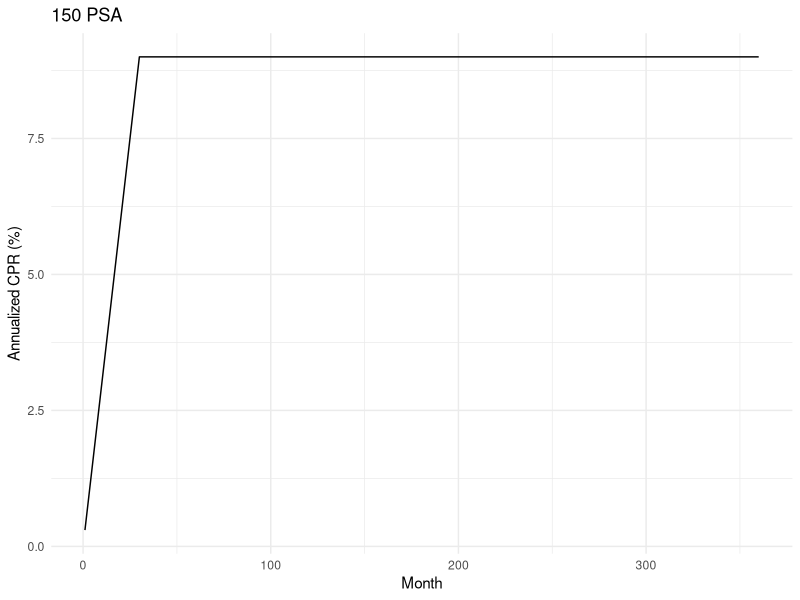

Source code (R): (Note: this script raises an error after producing the figure.)
# ============================================================================
# Prepayment and Default Modeling: Foundations
# Code extracted from chapters/07-prepayment-foundations.qmd
# Generated by assets/extract_code.R -- edit the chapter, then regenerate.
# ============================================================================

## ---- 01: CPR ⇄ SMM Conversions  (qmd line 238) -------------------------------------

cpr_to_smm <- function(cpr) 1 - (1 - cpr)^(1/12)
smm_to_cpr <- function(smm) 1 - (1 - smm)^12

# A 10% CPR
cpr_to_smm(0.10)        # 0.00874
# A 1% monthly SMM
smm_to_cpr(0.01)        # 0.1136


## ---- 02: Continuous-Hazard Conversions  (qmd line 250) -------------------------------

hazard_to_smm <- function(h, dt = 1/12) 1 - exp(-h * dt)
smm_to_hazard <- function(smm, dt = 1/12) -log(1 - smm) / dt

# 12% annualized hazard
hazard_to_smm(0.12)     # 0.00995


## ---- 03: PSA Curve  (qmd line 260) ---------------------------------------------------

psa_curve <- function(month, multiplier = 1) {
  base <- pmin(0.06, 0.002 * month)
  base * multiplier
}

library(ggplot2)
months <- 1:360
ggplot(data.frame(month = months, cpr = psa_curve(months, 1.5) * 100),
       aes(month, cpr)) +
  geom_line() +
  labs(x = "Month", y = "Annualized CPR (%)", title = "150 PSA") +
  theme_minimal()


## ---- 04: Empirical Seasoning Curve for Amortizing Loans  (qmd line 281) --------------

library(survival)
library(survminer)
library(dplyr)

# One row per loan: loan_age in months at exit, prepay_event flag
loan_panel <- read.csv("data/sample_loan_panel.csv")
km_fit <- survfit(Surv(loan_age, prepay_event) ~ 1, data = loan_panel)
ggsurvplot(km_fit, fun = "event", conf.int = TRUE,
           legend = "none",
           xlab = "Loan age (months)",
           ylab = "Cumulative prepay incidence")

# Smoothed monthly hazard estimate
hazards <- with(loan_panel,
                tapply(prepay_event, loan_age, mean, na.rm = TRUE))
smm_curve <- data.frame(age = as.numeric(names(hazards)),
                        smm = hazards)


## ---- 05: Burnout Tracking  (qmd line 303) --------------------------------------------

# Cumulative refinance exposure per path
incentive_path <- yield_paths$PRIME - 0.0825  # vs 8.25% loan WAC
burnout_state  <- t(apply(pmax(-incentive_path, 0), 1, cumsum))
# burnout_state[p, t] is cumulative incentive seen by path p through t
